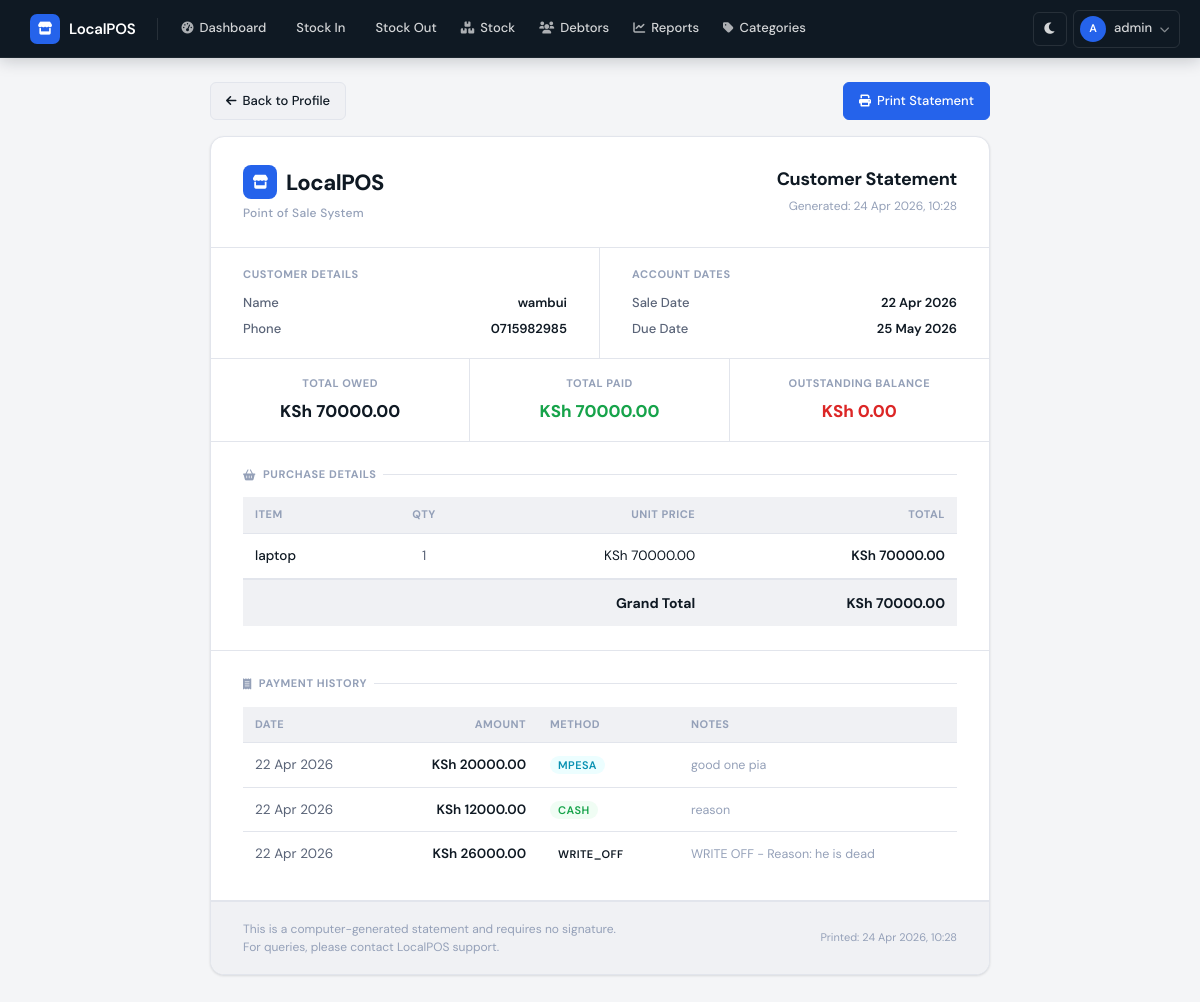
The page /debtors/statement/1 (signed in) on the database its author committed.
### database/models.py (models this page shows)
class User(UserMixin, db.Model):
    __tablename__ = 'users'
    id = db.Column(db.Integer, primary_key=True)
    username = db.Column(db.String(80), unique=True, nullable=False)
    password_hash = db.Column(db.String(200), nullable=False)
    full_name = db.Column(db.String(100), nullable=False)
    is_active = db.Column(db.Boolean, default=True)
    created_at = db.Column(db.DateTime, default=datetime.utcnow)
    stock_entries = db.relationship('StockEntry', backref='user', lazy=True)
    sales = db.relationship('Sale', backref='user', lazy=True)
    payments = db.relationship('Payment', backref='user', lazy=True)

class Debtor(db.Model):
    __tablename__ = 'debtors'
    id = db.Column(db.Integer, primary_key=True)
    sale_id = db.Column(db.Integer, db.ForeignKey('sales.id'), unique=True, nullable=False)
    customer_name = db.Column(db.String(100), nullable=False)
    customer_phone = db.Column(db.String(20))
    total_owed = db.Column(db.Float, nullable=False)
    amount_paid = db.Column(db.Float, default=0.0)
    balance = db.Column(db.Float, nullable=False)
    due_date = db.Column(db.Date, nullable=True)
    status = db.Column(db.String(20), default='pending')  # pending, partial, overdue, paid
    notes = db.Column(db.Text)
    created_at = db.Column(db.DateTime, default=datetime.utcnow)
    updated_at = db.Column(db.DateTime, default=datetime.utcnow, onupdate=datetime.utcnow)
    payments = db.relationship('Payment', backref='debtor', lazy=True)

class SaleItem(db.Model):
    __tablename__ = 'sale_items'
    id = db.Column(db.Integer, primary_key=True)
    sale_id = db.Column(db.Integer, db.ForeignKey('sales.id'), nullable=False)
    product_id = db.Column(db.Integer, db.ForeignKey('products.id'), nullable=False)
    quantity = db.Column(db.Integer, nullable=False)
    price_at_sale = db.Column(db.Float, nullable=False)
    total = db.Column(db.Float, nullable=False)
    variant_id = db.Column(db.Integer, db.ForeignKey('product_variants.id'), nullable=True)

class Product(db.Model):
    __tablename__ = 'products'
    id = db.Column(db.Integer, primary_key=True)
    name = db.Column(db.String(200), nullable=False)
    category_id = db.Column(db.Integer, db.ForeignKey('categories.id'), nullable=False)
    current_stock = db.Column(db.Integer, default=0)
    reorder_level = db.Column(db.Integer, default=5)
    buying_price = db.Column(db.Float, default=0.0)
    selling_price = db.Column(db.Float, default=0.0)
    unit_type = db.Column(db.String(50), default='piece')  # piece, crate, kg, meter
    unit_conversion = db.Column(db.Integer, default=1)  # e.g., 1 crate = 24 bottles
    image_filename = db.Column(db.String(200), nullable=True)
    is_active = db.Column(db.Boolean, default=True)
    created_at = db.Column(db.DateTime, default=datetime.utcnow)
    updated_at = db.Column(db.DateTime, default=datetime.utcnow, onupdate=datetime.utcnow)
    variants = db.relationship('ProductVariant', backref='product', lazy=True)
    stock_entries = db.relationship('StockEntry', backref='product', lazy=True)
    sale_items = db.relationship('SaleItem', backref='product', lazy=True)

class Sale(db.Model):
    __tablename__ = 'sales'
    id = db.Column(db.Integer, primary_key=True)
    receipt_number = db.Column(db.String(50), unique=True, nullable=False)
    total_amount = db.Column(db.Float, nullable=False)
    discount = db.Column(db.Float, default=0.0)
    final_amount = db.Column(db.Float, nullable=False)
    payment_method = db.Column(db.String(20), nullable=False)  # cash, mpesa, credit
    amount_paid = db.Column(db.Float, nullable=False)
    balance = db.Column(db.Float, default=0.0)
    customer_name = db.Column(db.String(100))
    customer_phone = db.Column(db.String(20))
    notes = db.Column(db.Text)
    sale_date = db.Column(db.DateTime, default=datetime.utcnow)
    user_id = db.Column(db.Integer, db.ForeignKey('users.id'), nullable=False)
    items = db.relationship('SaleItem', backref='sale', lazy=True)
    debtor = db.relationship('Debtor', backref='sale', uselist=False)

class Payment(db.Model):
    __tablename__ = 'payments'
    id = db.Column(db.Integer, primary_key=True)
    debtor_id = db.Column(db.Integer, db.ForeignKey('debtors.id'), nullable=False)
    amount = db.Column(db.Float, nullable=False)
    payment_method = db.Column(db.String(20), nullable=False)  # cash, mpesa
    notes = db.Column(db.Text)
    payment_date = db.Column(db.DateTime, default=datetime.utcnow)
    user_id = db.Column(db.Integer, db.ForeignKey('users.id'), nullable=False)

### routes/debtors.py (the view)
@debtors_bp.route('/statement/<int:debtor_id>')
@login_required
def statement(debtor_id):
    debtor = Debtor.query.get_or_404(debtor_id)
    payments = Payment.query.filter_by(debtor_id=debtor_id)\
        .order_by(Payment.payment_date)\
        .all()
    sale = Sale.query.get(debtor.sale_id)
    sale_items = SaleItem.query.filter_by(sale_id=sale.id).all() if sale else []
    return render_template('debtor_statement.html',
                         debtor=debtor,
                         payments=payments,
                         sale=sale,
                         sale_items=sale_items,
                         today=date.today(),
                         now=datetime.now())

### app.py (called while the page is built)
@login_manager.user_loader
def load_user(user_id):
    return User.query.get(int(user_id))

### templates/debtor_statement.html (shortened to what this page needs)
{% extends "base.html" %}
{% block content %}
<div class="statement-page">
    <div class="statement-actions">
        <a href="{{ url_for('debtors.debtor_profile', debtor_id=debtor.id) }}"
           class="btn btn-secondary">
            <i class="fas fa-arrow-left"></i> Back to Profile
        </a>
        <div class="statement-actions-right">
            <button class="btn btn-primary" onclick="window.print()">
                <i class="fas fa-print"></i> Print Statement
            </button>
        </div>
    </div>
    <div class="statement-doc">
        <div class="doc-header">
            <div class="doc-brand">
                <div class="doc-brand-name">
                    <div class="doc-brand-icon"><i class="fas fa-store"></i></div>
                    LocalPOS
                </div>
                <div class="doc-brand-sub">Point of Sale System</div>
            </div>
            <div class="doc-header-right">
                <div class="doc-title">Customer Statement</div>
                <div class="doc-generated" id="generatedTime">
                </div>
            </div>
        </div>
        <div class="doc-meta">
            <div class="doc-meta-block">
                <div class="doc-meta-label">Customer Details</div>
                <div class="doc-meta-row">
                    <span class="doc-meta-key">Name</span>
                    <span class="doc-meta-val">{{ debtor.customer_name }}</span>
                </div>
                <div class="doc-meta-row">
                    <span class="doc-meta-key">Phone</span>
                    <span class="doc-meta-val">
                        {{ debtor.customer_phone or '—' }}
                    </span>
                </div>
            </div>
            <div class="doc-meta-block">
                <div class="doc-meta-label">Account Dates</div>
                <div class="doc-meta-row">
                    <span class="doc-meta-key">Sale Date</span>
                    <span class="doc-meta-val">
                        {{ debtor.created_at.strftime('%d %b %Y') }}
                    </span>
                </div>
                <div class="doc-meta-row">
                    <span class="doc-meta-key">Due Date</span>
                    <span class="doc-meta-val
                        {% if debtor.due_date and debtor.due_date < today %}danger{% endif %}">
                        {% if debtor.due_date %}
                            {{ debtor.due_date.strftime('%d %b %Y') }}
                        {% else %}
                            Not set
                        {% endif %}
                    </span>
                </div>
            </div>
        </div>
        <div class="balance-bar">
            <div class="balance-bar-item">
                <div class="balance-bar-label">Total Owed</div>
                <div class="balance-bar-value">
                    KSh {{ "%.2f"|format(debtor.total_owed) }}
                </div>
            </div>
            <div class="balance-bar-item">
                <div class="balance-bar-label">Total Paid</div>
                <div class="balance-bar-value success">
                    KSh {{ "%.2f"|format(debtor.amount_paid) }}
                </div>
            </div>
            <div class="balance-bar-item">
                <div class="balance-bar-label">Outstanding Balance</div>
                <div class="balance-bar-value danger">
                    KSh {{ "%.2f"|format(debtor.balance) }}
                </div>
            </div>
        </div>
        <div class="doc-section">
            <div class="doc-section-title">
                <i class="fas fa-basket-shopping"></i> Purchase Details
            </div>
            <table class="stmt-table">
                <thead>
                    <tr>
                        <th>Item</th>
                        <th class="col-center">Qty</th>
                        <th class="col-right">Unit Price</th>
                        <th class="col-right">Total</th>
                    </tr>
                </thead>
                <tbody>
                    {% for item in sale_items %}
                    <tr>
                        <td style="font-weight:500;">{{ item.product.name }}</td>
                        <td class="col-center" style="color:var(--text-secondary);">
                            {{ item.quantity }}
                        </td>
                        <td class="col-right">
                            KSh {{ "%.2f"|format(item.price_at_sale) }}
                        </td>
                        <td class="col-right" style="font-weight:600;">
                            KSh {{ "%.2f"|format(item.total) }}
                        </td>
                    </tr>
                    {% endfor %}
                </tbody>
                <tfoot>
                    <tr>
                        <td colspan="3" class="col-right">Grand Total</td>
                        <td class="col-right">
                            KSh {{ "%.2f"|format(sale.total_amount if sale else 0) }}
                        </td>
                    </tr>
                </tfoot>
            </table>
        </div>
        <div class="doc-section">
            <div class="doc-section-title">
                <i class="fas fa-receipt"></i> Payment History
            </div>
            <table class="stmt-table">
                <thead>
                    <tr>
                        <th>Date</th>
                        <th class="col-right">Amount</th>
                        <th>Method</th>
                        <th>Notes</th>
                    </tr>
                </thead>
                <tbody>
                    {% if payments %}
                        {% for payment in payments %}
                        <tr>
                            <td style="color:var(--text-secondary); font-variant-numeric:tabular-nums;">
                                {{ payment.payment_date.strftime('%d %b %Y') }}
                            </td>
                            <td class="col-right col-payment">
                                KSh {{ "%.2f"|format(payment.amount) }}
                            </td>
                            <td>
                                <span class="method-badge method-{{ payment.payment_method }}">
                                    {{ payment.payment_method }}
                                </span>
                            </td>
                            <td style="font-size:12.5px; color:var(--text-muted);">
                                {{ payment.notes or '—' }}
                            </td>
                        </tr>
                        {% endfor %}
                    {% else %}
                        <tr>
                            <td colspan="4" class="no-records">
                                No payments recorded yet
                            </td>
                        </tr>
                    {% endif %}
                </tbody>
            </table>
        </div>
        <div class="doc-footer">
            <div class="doc-footer-note">
                This is a computer-generated statement and requires no signature.<br>
                For queries, please contact LocalPOS support.
            </div>
            <div class="doc-footer-stamp" id="footerStamp"></div>
        </div>
    </div>
</div>
{% endblock %}

### templates/base.html (shortened to what this page needs)
<!DOCTYPE html>
<html lang="en" data-theme="light">
<head>
    <link rel="stylesheet" href="{{ url_for('static', filename='css/bootstrap.min.css') }}">
    <link rel="stylesheet" href="https://cdnjs.cloudflare.com/ajax/libs/font-awesome/6.0.0/css/all.min.css">
    <link rel="stylesheet" href="{{ url_for('static', filename='css/custom.css') }}">
</head>
<body>
{% if current_user.is_authenticated %}
    <header class="topbar">
        <a class="topbar-brand" href="{{ url_for('dashboard.dashboard_home') }}">
            <span class="brand-icon"><i class="fas fa-store"></i></span>
            LocalPOS
        </a>
        <nav class="topbar-nav" aria-label="Main navigation">
            <a class="nav-link-item" href="{{ url_for('dashboard.dashboard_home') }}">
                <i class="fas fa-gauge-high"></i> Dashboard
            </a>
            <a class="nav-link-item" href="{{ url_for('stock_in.stock_in_page') }}">
                 Stock In
            </a>
            <a class="nav-link-item" href="{{ url_for('stock_out.stock_out_page') }}">
                 Stock Out
            </a>
            <a class="nav-link-item" href="{{ url_for('stock_management.stock_list') }}">
                <i class="fas fa-boxes-stacked"></i> Stock
            </a>
            <a class="nav-link-item" href="{{ url_for('debtors.debtors_list') }}">
                <i class="fas fa-users"></i> Debtors
            </a>
            <a class="nav-link-item" href="{{ url_for('reports.reports_page') }}">
                <i class="fas fa-chart-line"></i> Reports
            </a>
            <a class="nav-link-item" href="{{ url_for('categories.manage_categories') }}">
                <i class="fas fa-tag"></i> Categories
            </a>
        </nav>
        <div class="topbar-actions">
            <button class="theme-toggle" id="themeToggle" aria-label="Toggle theme" title="Toggle dark/light mode">
                <i class="fas fa-moon" id="themeIcon"></i>
            </button>
            <div class="dropdown-wrapper">
                <button class="user-btn" id="userMenuBtn" aria-haspopup="true" aria-expanded="false">
                    <span class="user-avatar" id="userAvatar">
                        {{ current_user.username[0]|upper }}
                    </span>
                    <span class="d-none d-sm-inline">{{ current_user.username }}</span>
                    <i class="fas fa-chevron-down" style="font-size:10px; opacity:0.6;"></i>
                </button>
            </div>
        </div>
    </header>
{% endif %}
    <main class="page-wrapper">
        {% block content %}{% endblock %}
    </main>
</body>
</html>

### rows shown on the page
User: username "A", username "admin"
Debtor: customer_name "wambui", customer_phone "0715982985", created_at "22 Apr 2026", due_date "25 May 2026", total_owed "70000.00", amount_paid "70000.00", balance "0.00"
SaleItem: product.name "laptop", quantity "1", price_at_sale "70000.00", total "70000.00"
Sale: total_amount "70000.00"
Payment: payment_date "22 Apr 2026", amount "20000.00", payment_method "MPESA", notes "good one pia"
Payment: payment_date "22 Apr 2026", amount "12000.00", payment_method "CASH", notes "reason"
Payment: payment_date "22 Apr 2026", amount "26000.00", payment_method "WRITE_OFF", notes "WRITE OFF - Reason: he is dead"
